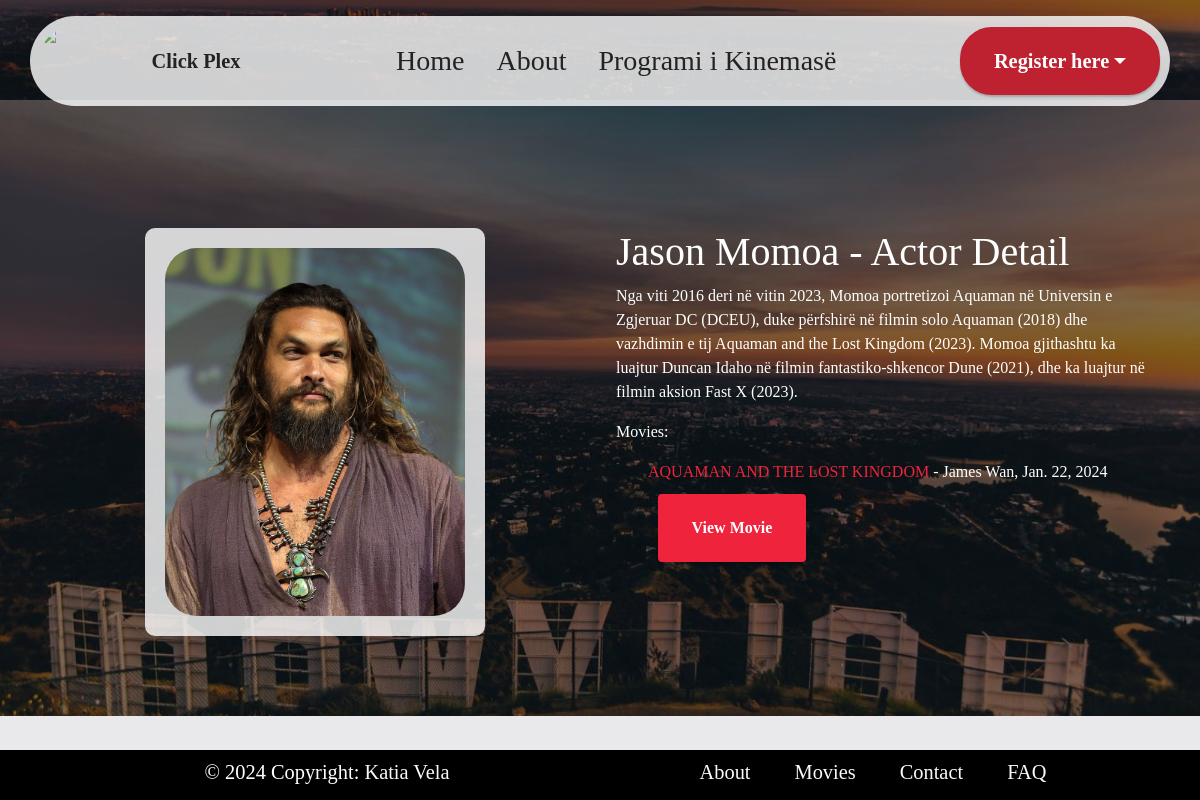
The page /actors/21/ on the database its author committed.
### App/models.py (models this page shows, shortened)
class Actor(models.Model):
    name = models.CharField(max_length=100)
    bio = models.TextField()
    image_actor = models.ImageField(upload_to='actor_images', default='path/to/default/image.jpg')

class Movie(models.Model):
    title = models.CharField(max_length=250)
    director = models.CharField(max_length=100)
    categories = models.ManyToManyField(Category)
    actors = models.ManyToManyField(Actor,related_name='movies')
    description = models.TextField()
    duration = models.IntegerField()
    country_of_origin = models.CharField(max_length=100)
    release_year = models.DateField()
    poster_image = models.ImageField(upload_to="movies/")

### App/views.py (the view)
# urls.py: path('actors/<int:actor_id>/', views.actor_detail, name='actor_detail'),
def actor_detail(request, actor_id):
    actor = get_object_or_404(Actor, pk=actor_id)
    movies = actor.movies.all()
    context={
        'actor': actor,
        'movies': movies
    }
    return render(request, 'actor_detail.html', context)

### App/templates/actor_detail.html (shortened to what this page needs)
{% extends 'base/index.html' %}
{% load static %}
{% block content %}
<section class="article9 cid-u2aXRbXWXf" id="about-me-9-u2aXRbXWXf">
<div class="container mt-5">
    <div class="row">
        <div class="col-md-6 order-md-1 d-flex justify-content-center align-items-center">
            <div class="actor-poster">
                {% if actor.image_actor %}
                    <img src="{{ actor.image_actor.url }}" alt="{{ actor.name }} Image" class="img-fluid" style="max-width: 300px; height: auto;">
                {% endif %} </div>
        </div>
        <div class="col-md-6 order-md-2">
            <div class="movie-details">
                <h1>{{ actor.name }} - Actor Detail</h1>
                <p>{{ actor.bio}}</p>
                <p>Movies:</p>
                {% if actor.movies.all %}
                <ul class="list-group-numbered">
                    {% for movie in actor.movies.all %}
                        <li>
                            <a href="{% url 'movie_detail' movie.id %}">{{ movie.title }}</a>
                            - {{ movie.director }}, {{ movie.release_year }}
                        </li><li>
                            <a href="{% url 'movie_detail' movie.id %}" class="btn btn-primary btn-movie">View Movie</a>
                        </li>
                    {% endfor %}
                </ul>
            {% else %}
                <p>No movies found for this actor.</p>
            {% endif %}
            </div>
        </div>
    </div>
</div>
</section>
{% endblock %}

### App/static/css/style1.css (style rules this page uses)
section { background-color: #ffffff; }
body { font-style: normal; line-height: 1.5; font-weight: 400; color: #232323; position: relative; }
section, .container, .container-fluid { position: relative; word-wrap: break-word; }
a { font-style: normal; font-weight: 400; cursor: pointer; }
a, a:hover { text-decoration: none; }
h1, h2, h3, h4, h5, h6, .display-1, .display-2, .display-4, .display-5, .display-7, span, p, a { word-break: break-word; word-wrap: break-word; font-weight: 400; }
section { background-position: 50% 50%; background-repeat: no-repeat; background-size: cover; }
img, iframe { display: block; width: 100%; }
.btn { font-weight: 600; border-width: 1px; font-style: normal; margin: 0.6rem 0.6rem; white-space: normal; transition: all 0.2s ease-in-out; display: inline-flex; align-items: center; justify-content: center; word-break: break-word; }
.row { display: -webkit-flex; -webkit-flex-wrap: wrap; }
.justify-content-center { -webkit-justify-content: center; }
html, body { height: auto; min-height: 100vh; }
.row > * { padding-right: 1rem; padding-left: 1rem; }
ul, ol, pre, blockquote { margin-bottom: 2.3125rem; }
.container, .container-fluid { padding-left: 16px; padding-right: 16px; }
.row { margin-left: -16px; margin-right: -16px; }
.row > [class*=col] { padding-left: 16px; padding-right: 16px; }

### App/static/css/additional.css (style rules this page uses)
.btn { border-width: 2px; }
img, .card-wrap, .card-wrapper, .video-wrapper, .mbr-figure iframe, .google-map iframe, .slide-content, .plan, .card, .item-wrapper { border-radius: 2rem !important; }
body { font-family: var(--display1-font, 'Inter Tight'); background: color-mix(in srgb, var(--dominant-color, #0f1305) 10%, transparent); }
.btn { padding: 1.25rem 2rem; border-radius: 4px; }
.btn-primary, .btn-primary:active { background-color: var(--primary-color, #9fe870) !important; border-color: var(--primary-color, #9fe870) !important; color: var(--primary-text, #264d0c) !important; box-shadow: 0 2px 2px 0 rgba(0, 0, 0, 0.2); }
a, a:hover { color: var(--primary-color, #9fe870); }
body { overflow-x: hidden; }
a { transition: color 0.6s; }

### App/templates/base/index.html (style rules this page uses)
:root { --background: #EAEAEC; --dominant-color: #2B2D42; --primary-color: #EF233C; --secondary-color: #8D99AE; --success-color: #23BC75; --danger-color: #BE2130; --warning-color: #DFA700; --info-color: #0BB2D4; --background-text: #000000; --dominant-text: #FFFFFF; --primary-text: #FFFFFF; --secondary-text: #000000; --success-text: #FFFFFF; --danger-text: #FFFFFF; --warning-text: #000000; --info-text: #FFFFFF; }
.cid-u2aXRbXWXf { padding-top: 5rem; padding-bottom: 5rem; background-color: transparent; }

### rows shown on the page
Actor: image_actor (picture), name "Jason Momoa", bio "Nga viti 2016 deri në vitin 2023, Momoa portretizoi Aquaman në Universin e Zgjeruar DC (DCEU), duke përfshirë në filmin solo Aquaman (2018) dhe vazhdimin e tij Aquaman and the Lost Kingdom (2023). Momoa gjithashtu ka luajtur Duncan Idaho në filmin fantastiko-shkencor Dune (2021), dhe ka luajtur në filmin aksion Fast X (2023)."
Movie: title "AQUAMAN AND THE LOST KINGDOM", director "James Wan", release_year "Jan. 22, 2024"
